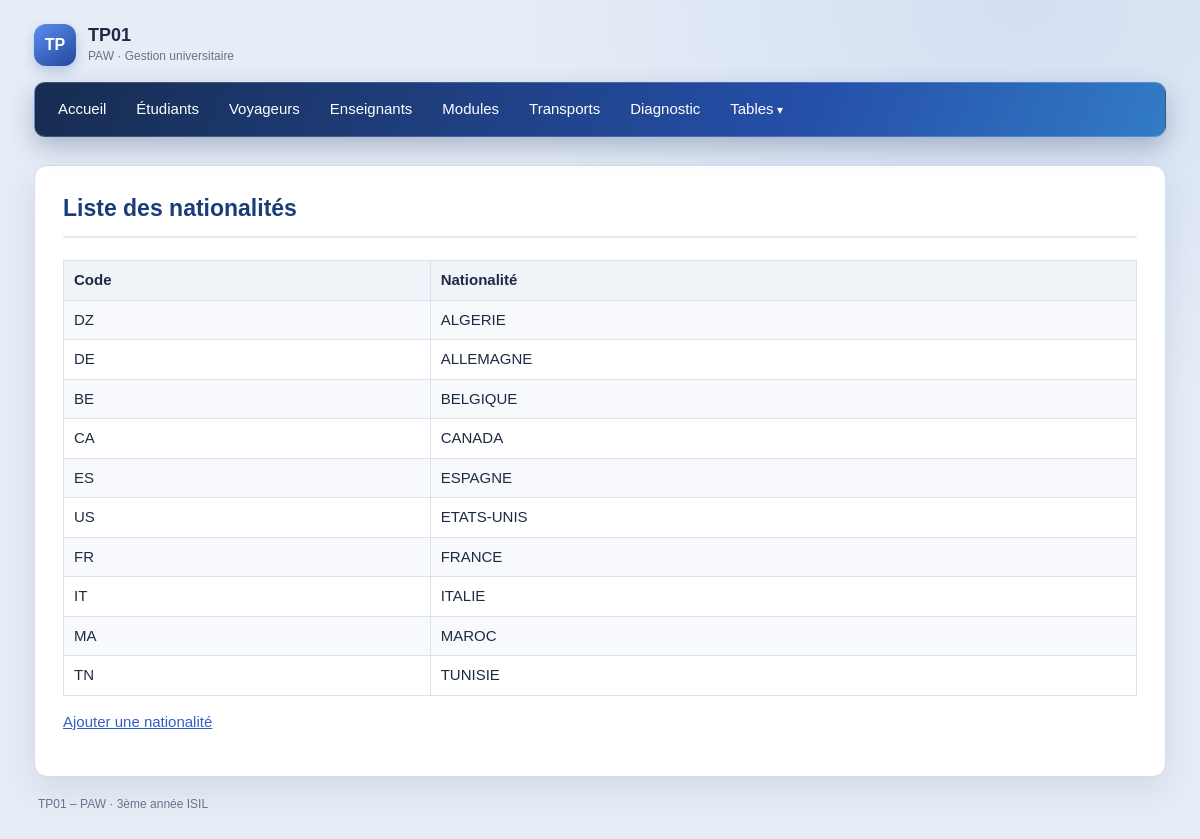
The page /nationalite/liste.php on the database its author committed.
### tables this page shows
CREATE TABLE IF NOT EXISTS nationalite (
  code    VARCHAR(3)  NOT NULL PRIMARY KEY,
  libelle VARCHAR(40) NOT NULL
);

### includes/fonctions.php (called while the page is built, shortened)
<?php
function h($texte): string
{
    return htmlspecialchars((string)$texte, ENT_QUOTES, 'UTF-8');
}

### nationalite/liste.php (the view, shortened to what this page needs)
<?php
require_once __DIR__ . '/../config/database.php';
require_once __DIR__ . '/../includes/fonctions.php';
$stmt = $pdo->prepare('SELECT code, libelle FROM nationalite ORDER BY libelle');
$stmt->execute();
$nationalites = $stmt->fetchAll();
require __DIR__ . '/../includes/header.php';
?>
<?php if (!$nationalites): ?>
    <p>Aucune nationalité enregistrée.</p>
<?php else: ?>
    <table class="liste">
        <tr><th>Code</th><th>Nationalité</th></tr>
        <?php foreach ($nationalites as $n): ?>
            <tr>
                <td><?= h($n['code']) ?></td>
                <td><?= h($n['libelle']) ?></td>
            </tr>
        <?php endforeach; ?>
    </table>
<?php endif; ?>
<p><a href="nationalite.php">Ajouter une nationalité</a></p>
<?php require __DIR__ . '/../includes/footer.php'; ?>

### css/style.css (style rules this page uses)
:root { color-scheme: light; --ink: #1d2b42; --muted: #66758b; --primary: #315fc4; --primary-dark: #23489a; --line: #d9e2ef; --surface: #fff; --background: #e6edf7; --accent: #62c5bf; }
* { box-sizing: border-box; }
body { background: radial-gradient(ellipse at 85% 0%, rgb(49 95 196 / 10%), transparent 32rem), var(--background); color: var(--ink); font-family: Arial, sans-serif; font-size: 15px; line-height: 1.5; margin: 0; }
a { color: var(--primary); }
table.liste { width: 100%; border-collapse: collapse; }
table.liste th, table.liste td { border: 1px solid var(--line); padding: 8px 10px; text-align: left; }
table.liste th { background: #f0f4f9; color: var(--ink); }
table.liste tr:nth-child(even) td { background: #f7f9fd; }

### rows shown on the page
nationalite: code "DZ", libelle "ALGERIE"
nationalite: code "DE", libelle "ALLEMAGNE"
nationalite: code "BE", libelle "BELGIQUE"
nationalite: code "CA", libelle "CANADA"
nationalite: code "ES", libelle "ESPAGNE"
nationalite: code "US", libelle "ETATS-UNIS"
nationalite: code "FR", libelle "FRANCE"
nationalite: code "IT", libelle "ITALIE"
nationalite: code "MA", libelle "MAROC"
nationalite: code "TN", libelle "TUNISIE"

### other values the page prints
$titre "Liste des nationalités"
